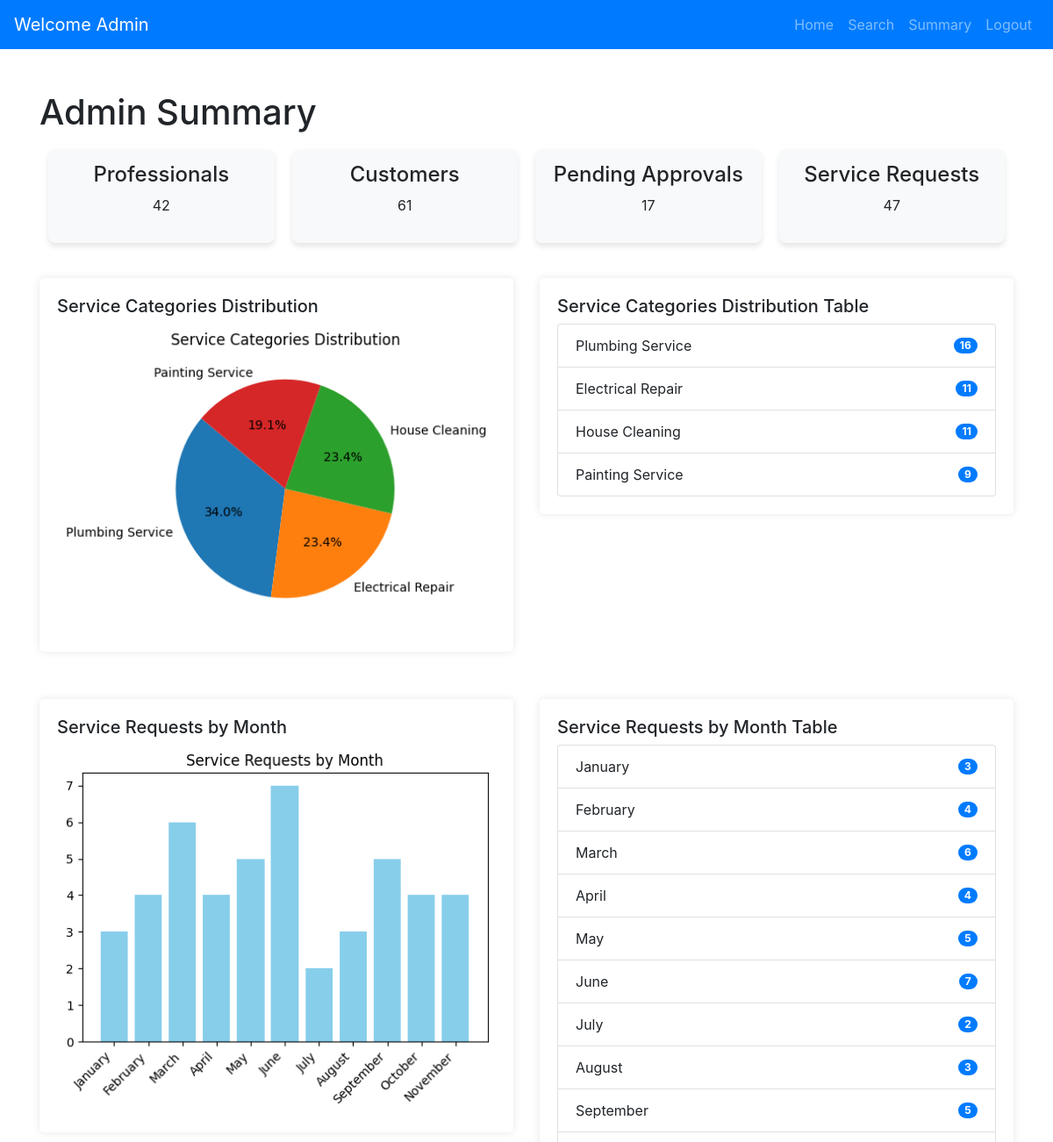
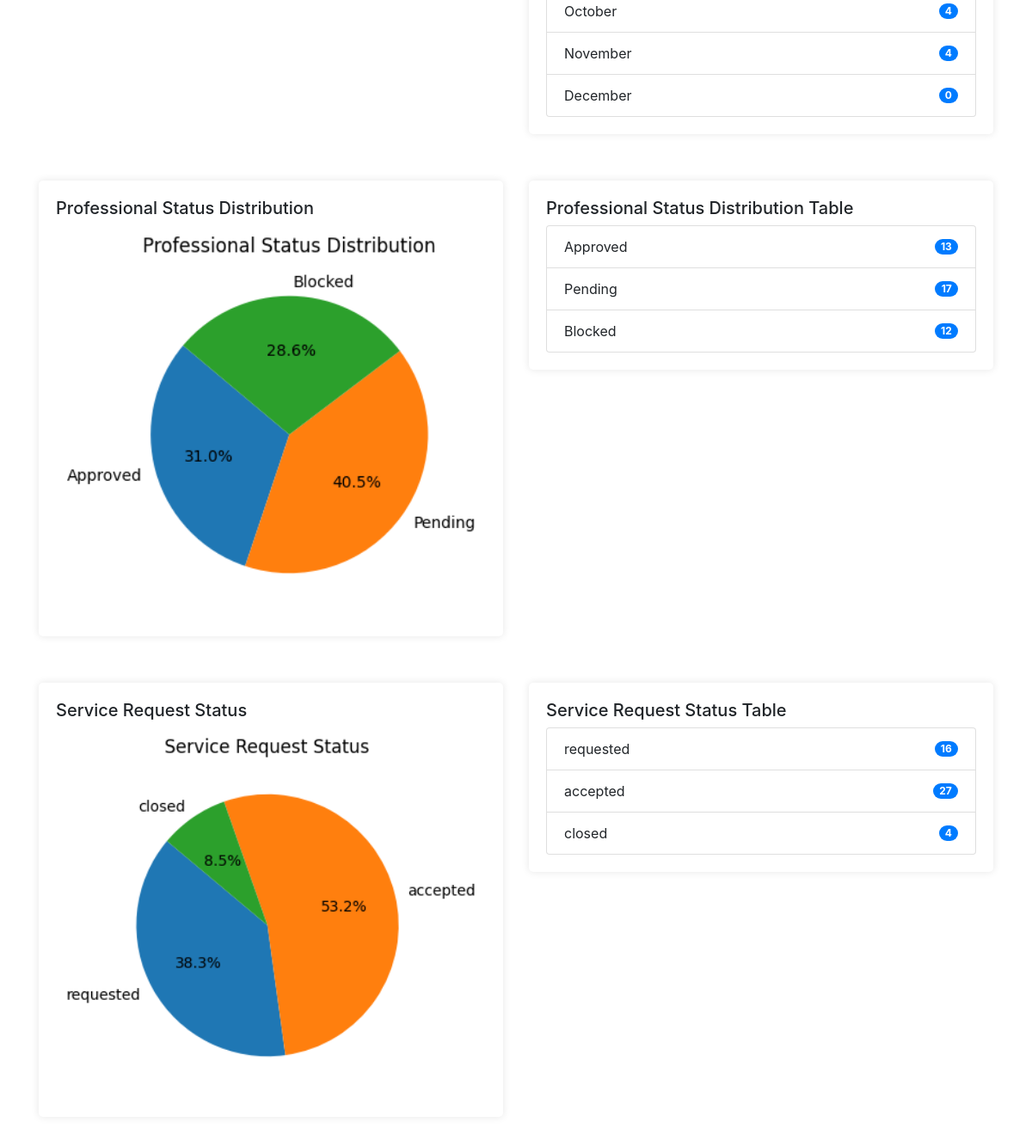
The page /admin_summary on the database its author committed (2 pictures, top to bottom).
### models.py (models this page shows)
class Service(db.Model):
    __tablename__ = 'services'
    id = db.Column(db.String(6), primary_key=True, default=generate_unique_id, unique=True)
    service_name = db.Column(db.String(100), nullable=False)
    service_description = db.Column(db.Text, nullable=True)
    price = db.Column(db.Float, nullable=False)
    duration = db.Column(db.Float, nullable=True)  # Use Float if you need fractional hours # Add duration (only date) column
    requests = db.relationship('Request', back_populates='service', lazy=True, passive_deletes=True)

### app.py (the view)
@app.route("/admin_summary")
def admin_summary():
    os.makedirs("static/charts", exist_ok=True)  # Ensure charts directory exists
    total_professionals = Professional.query.count()
    total_customers = Customer.query.count()
    total_requests = Request.query.count()
    pending_approvals = Professional.query.filter_by(status="pending").count()
    services = Service.query.all()
    service_category_distribution = {
        service.service_name: Request.query.filter_by(service_id=service.id).count() for service in services
    }
    service_category_chart = generate_chart(
        service_category_distribution, "pie", "Service Categories Distribution", "service_category.png"
    )
    months_order = [
        "January", "February", "March", "April", "May", "June",
        "July", "August", "September", "October", "November", "December",
    ]
    service_requests_by_month = {
        month: Request.query.filter(extract("month", Request.request_date) == idx + 1).count()
        for idx, month in enumerate(months_order)
    }
    requests_by_month_chart = generate_chart(
        service_requests_by_month, "bar", "Service Requests by Month", "requests_by_month.png"
    )
    professional_status_distribution = {
        "Approved": Professional.query.filter_by(status="approved").count(),
        "Pending": Professional.query.filter_by(status="pending").count(),
        "Blocked": Professional.query.filter_by(status="blocked").count(),
    }
    professional_status_chart = generate_chart(
        professional_status_distribution, "pie", "Professional Status Distribution", "professional_status.png"
    )
    service_request_status_distribution = {
        "requested": Request.query.filter_by(status="requested").count(),
        "accepted": Request.query.filter(
            Request.status.in_(["accepted", "in progress", "review pending", "pending", "assigned"])
        ).count(),
        "closed": Request.query.filter_by(status="closed").count(),
    }
    service_request_status_chart = generate_chart(
        service_request_status_distribution, "pie", "Service Request Status", "service_request_status.png"
    )
    return render_template(
        "admin/admin_summary.html",
        total_professionals=total_professionals,
        total_customers=total_customers,
        pending_approvals=pending_approvals,
        total_requests=total_requests,
        service_category_distribution=service_category_distribution,
        service_requests_by_month=service_requests_by_month,
        professional_status_distribution=professional_status_distribution,
        service_request_status_distribution=service_request_status_distribution,
        charts={
            "service_category": service_category_chart,
            "requests_by_month": requests_by_month_chart,
            "professional_status": professional_status_chart,
            "service_request_status": service_request_status_chart,
        },
    )

### app.py (called while the page is built, shortened)
def generate_chart(data, chart_type, title, filename):
    charts_dir = "static/charts"
    os.makedirs(charts_dir, exist_ok=True)
    valid_data = {k: v for k, v in data.items() if not np.isnan(v) and v > 0}
    plt.figure(figsize=(6, 4))
    if chart_type == "pie":
        plt.pie(valid_data.values(), labels=valid_data.keys(), autopct="%1.1f%%", startangle=140)
        plt.title(title)
    elif chart_type == "bar":
        plt.bar(valid_data.keys(), valid_data.values(), color="skyblue")
        plt.title(title)
        plt.xticks(rotation=45, ha="right")  # Rotate x-axis labels for better readability
    else:
        raise ValueError(f"Unsupported chart type: {chart_type}")
    filepath = os.path.join(charts_dir, filename)
    plt.savefig(filepath, bbox_inches="tight")
    plt.close()
    return filepath

### templates/admin/admin_summary.html (shortened to what this page needs)
<!DOCTYPE html>
<html lang="en">
<head>
    <link href="https://stackpath.bootstrapcdn.com/bootstrap/4.5.2/css/bootstrap.min.css" rel="stylesheet">
</head>
<body>
    {% extends 'base.html' %}
    {% block navbar %}
        {% include 'navbars/admin_navbar.html' %}
    {% endblock %}
    {% block content %}
    <div class="container mt-5">
        <h1>Admin Summary</h1>
        <div class="stats-row">
            <div class="stat-box">
                <h4>Professionals</h4>
                <p>{{ total_professionals }}</p>
            </div>
            <div class="stat-box">
                <h4>Customers</h4>
                <p>{{ total_customers }}</p>
            </div>
            <div class="stat-box">
                <h4>Pending Approvals</h4>
                <p>{{ pending_approvals }}</p>
            </div>
            <div class="stat-box">
                <h4>Service Requests</h4>
                <p>{{ total_requests }}</p>
            </div>
        </div>
        <div class="row">
            <div class="col-md-6">
                <div class="container-box">
                    <h5>Service Categories Distribution</h5>
                    {% if charts['service_category'] %}
                        <img src="{{ charts['service_category'] }}" alt="Service Categories Distribution" style="width: 100%; height: auto;">
                    {% else %}
                        <p>No data available.</p>
                    {% endif %}
                </div>
            </div>
            <div class="col-md-6">
                <div class="container-box">
                    <h5>Service Categories Distribution Table</h5>
                    <ul class="list-group">
                        {% for category, count in service_category_distribution.items() %}
                        <li class="list-group-item d-flex justify-content-between align-items-center">
                            {{ category }}
                            <span class="badge badge-primary badge-pill">{{ count }}</span>
                        </li>
                        {% endfor %}
                    </ul>
                </div>
            </div>
        </div>
             <div class="row mt-4">
                <div class="col-md-6">
                    <div class="container-box">
                        <h5>Service Requests by Month</h5>
                        {% if charts['requests_by_month'] %}
                            <img src="{{ charts['requests_by_month'] }}" alt="Service Requests by Month" style="width: 100%; height: auto;">
                        {% else %}
                            <p>No data available.</p>
                        {% endif %}
                    </div>
                </div>
                <div class="col-md-6">
                    <div class="container-box">
                        <h5>Service Requests by Month Table</h5>
                        <ul class="list-group">
                            {% for month, count in service_requests_by_month.items() %}
                            <li class="list-group-item d-flex justify-content-between align-items-center">
                                {{ month }}
                                <span class="badge badge-primary badge-pill">{{ count }}</span>
                            </li>
                            {% endfor %}
                        </ul>
                    </div>
                </div>
            </div>
        <div class="row mt-4">
            <div class="col-md-6">
                <div class="container-box">
                    <h5>Professional Status Distribution</h5>
                    {% if charts['professional_status'] %}
                        <img src="{{ charts['professional_status'] }}" alt="Professional Status Distribution" style="width: 100%; height: auto;">
                    {% else %}
                        <p>No data available.</p>
                    {% endif %}
                </div>
            </div>
            <div class="col-md-6">
                <div class="container-box">
                    <h5>Professional Status Distribution Table</h5>
                    <ul class="list-group">
                        {% for status, count in professional_status_distribution.items() %}
                        <li class="list-group-item d-flex justify-content-between align-items-center">
                            {{ status }}
                            <span class="badge badge-primary badge-pill">{{ count }}</span>
                        </li>
                        {% endfor %}
                    </ul>
                </div>
            </div>
        </div>
        <div class="row mt-4">
            <div class="col-md-6">
                <div class="container-box">
                    <h5>Service Request Status</h5>
                    {% if charts['service_request_status'] %}
                        <img src="{{ charts['service_request_status'] }}" alt="Service Request Status" style="width: 100%; height: auto;">
                    {% else %}
                        <p>No data available.</p>
                    {% endif %}
                </div>
            </div>
            <div class="col-md-6">
                <div class="container-box">
                    <h5>Service Request Status Table</h5>
                    <ul class="list-group">
                        {% for status, count in service_request_status_distribution.items() %}
                        <li class="list-group-item d-flex justify-content-between align-items-center">
                            {{ status }}
                            <span class="badge badge-primary badge-pill">{{ count }}</span>
                        {% endfor %}
                    </ul>
                </div>
            </div>
        </div>
    </div>
    {% endblock %}

### templates/admin/admin_summary.html (style rules this page uses)
body { font-family: Arial, sans-serif; background: #f7f8fc; margin: 0; padding: 0; }
.container-box { background-color: #ffffff; padding: 20px; border-radius: 5px; box-shadow: 0 0 10px rgba(0, 0, 0, 0.1); margin-bottom: 30px; }
.stats-row { display: flex; flex-wrap: wrap; justify-content: space-between; margin-bottom: 30px; }
.stat-box { background-color: #f8f9fa; padding: 15px; border-radius: 8px; text-align: center; box-shadow: 0 4px 6px rgba(0, 0, 0, 0.1); flex: 1; margin: 10px; transition: transform 0.2s ease, box-shadow 0.2s ease; }

### rows shown on the page
Service: service_name "Plumbing Service", count "16"
Service: service_name "Electrical Repair", count "11"
Service: service_name "House Cleaning", count "11"
Service: service_name "Painting Service", count "9"

### other values the page prints
{{ total_professionals }} "42"
{{ total_customers }} "61"
{{ pending_approvals }} "17"
{{ total_requests }} "47"
{{ month }} "January" "February" "March" "April" "May" "June" "July" "August" "September" "October" "November" "December"
{{ count }} "3" "4" "6" "4" "5" "7" "2" "3" "5" "4" "4" "0"
{{ status }} "Approved" "Pending" "Blocked"
{{ count }} "13" "17" "12"
{{ status }} "requested" "accepted" "closed"
{{ count }} "16" "27" "4"
